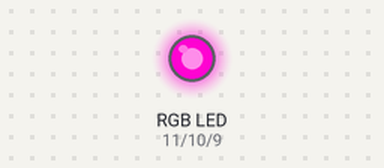
The sketch below on a simulated Arduino Uno, built with avr-gcc and run on an emulated ATmega328P. Parts: an RGB LED mixed from three pins (HIGH = lit). Dim RGB values are drawn brighter than linear.

Above: at 0.05 s.
At 1.15 s:
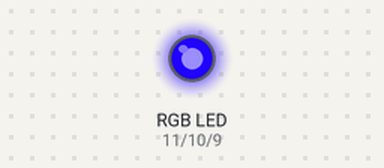
At 2.25 s:
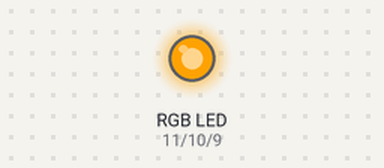
At 4.5 s:
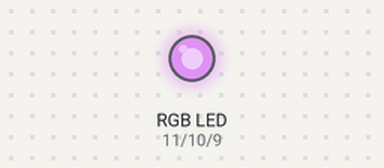
At 6.75 s:
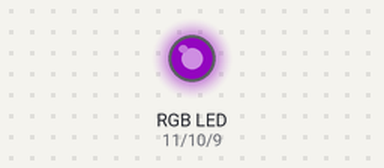
At 9.0 s:
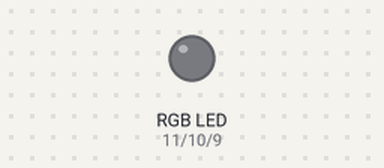
Timing chart, 0 to 11.7 s (numbered marks = the images above):
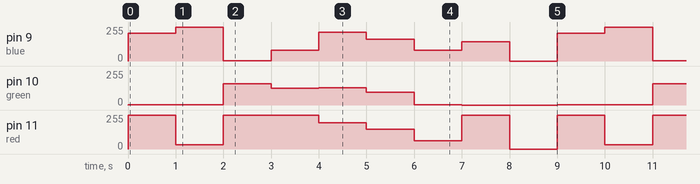

The sketch:

08.02.24-rgb.ino
```cpp
#include <Key.h>

int red = 11;
int green = 10;
int blue = 9;


void setup()
{
    pinMode(red, OUTPUT);
    pinMode(green, OUTPUT);
    pinMode(blue, OUTPUT);
}

void loop()
{
    analogWrite(red, 252);
    analogWrite(green, 3);
    analogWrite(blue, 207);
    delay(1000);
    analogWrite(red, 32);
    analogWrite(green, 3);
    analogWrite(blue, 252);
    delay(1000);
    analogWrite(red, 252);
    analogWrite(green, 161);
    analogWrite(blue, 3);
    delay(1000);
    analogWrite(red, 255);
    analogWrite(green, 127);
    analogWrite(blue, 80);
    delay(1000);
    analogWrite(red, 197);
    analogWrite(green, 130);
    analogWrite(blue, 217);
    delay(1000);
    analogWrite(red, 148);
    analogWrite(green, 96);
    analogWrite(blue, 163);
    delay(1000);
    analogWrite(red, 63);
    analogWrite(green, 2);
    analogWrite(blue, 82);
    delay(1000);
    analogWrite(red, 255);
    analogWrite(green, 0);
    analogWrite(blue, 144);
    delay(1000);
    analogWrite(red, 0);
    analogWrite(green, 0);
    analogWrite(blue, 0);
    delay(1000);
}
```

Measured:
- by itself, pin 10 (green): repeats every 9.0 s: 161/255 1.0 s, 127/255 1.0 s, 130/255 1.0 s, 96/255 1.0 s, 2/255 1.0 s, 0/255 2.0 s, 3/255 2.0 s
- by itself, pin 9 (blue): repeats every 9.0 s: 252/255 1.0 s, 3/255 1.0 s, 80/255 1.0 s, 217/255 1.0 s, 163/255 1.0 s, 82/255 1.0 s, 144/255 1.0 s, 0/255 1.0 s, 207/255 1.0 s
- by itself, pin 11 (red): repeats every 9.0 s: 32/255 1.0 s, 252/255 1.0 s, 255/255 1.0 s, 197/255 1.0 s, 148/255 1.0 s, 63/255 1.0 s, 255/255 1.0 s, 0/255 1.0 s, 252/255 1.0 s
